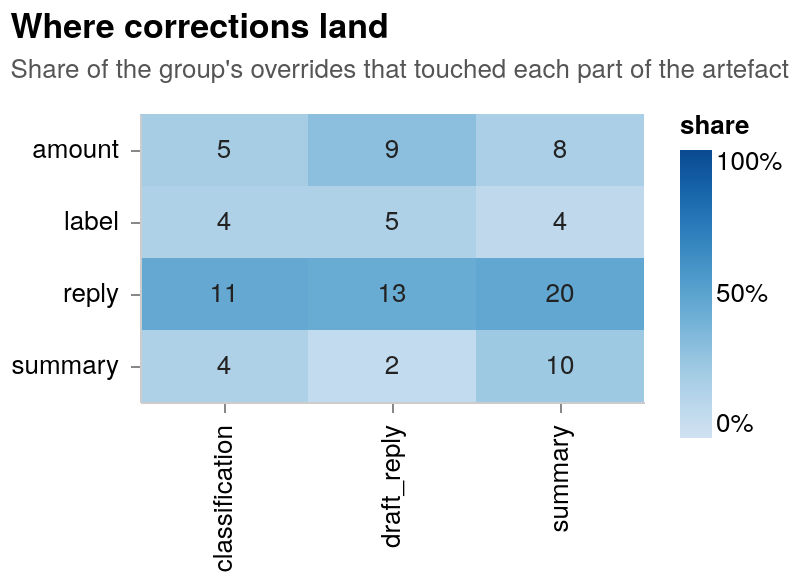

Here is the notebook cell this chart was saved with:
### Code cell
pictures["patch_heatmap"]

### Figure 1 — Vega-Lite specification as saved in the notebook (floating-point values rounded to 4 significant figures)
{"$schema": "https://vega.github.io/schema/vega-lite/v5.json", "config": {"axis": {"domainColor": "#cccccc", "gridColor": "#eeeeee", "labelFontSize": 13, "labelPadding": 6, "titleFontSize": 14, "titlePadding": 10}, "font": "Helvetica Neue, Helvetica, Arial, sans-serif", "legend": {"labelFontSize": 13, "symbolSize": 120, "titleFontSize": 13}, "title": {"anchor": "start", "fontSize": 17, "fontWeight": 600, "offset": 14, "subtitleColor": "#555555", "subtitleFontSize": 13, "subtitlePadding": 6}, "view": {"stroke": null}}, "data": {"values": [{"n": 11, "overrides": 24, "share": 0.4583, "task_kind": "classification", "top_path": "reply"}, {"n": 5, "overrides": 24, "share": 0.2083, "task_kind": "classification", "top_path": "amount"}, {"n": 4, "overrides": 24, "share": 0.1667, "task_kind": "classification", "top_path": "label"}, {"n": 4, "overrides": 24, "share": 0.1667, "task_kind": "classification", "top_path": "summary"}, {"n": 13, "overrides": 29, "share": 0.4483, "task_kind": "draft_reply", "top_path": "reply"}, {"n": 9, "overrides": 29, "share": 0.3103, "task_kind": "draft_reply", "top_path": "amount"}, {"n": 5, "overrides": 29, "share": 0.1724, "task_kind": "draft_reply", "top_path": "label"}, {"n": 2, "overrides": 29, "share": 0.06897, "task_kind": "draft_reply", "top_path": "summary"}, {"n": 20, "overrides": 42, "share": 0.4762, "task_kind": "summary", "top_path": "reply"}, {"n": 10, "overrides": 42, "share": 0.2381, "task_kind": "summary", "top_path": "summary"}, {"n": 8, "overrides": 42, "share": 0.1905, "task_kind": "summary", "top_path": "amount"}, {"n": 4, "overrides": 42, "share": 0.09524, "task_kind": "summary", "top_path": "label"}]}, "encoding": {"x": {"field": "task_kind", "title": null, "type": "nominal"}, "y": {"field": "top_path", "title": null, "type": "nominal"}}, "height": {"step": 36}, "layer": [{"encoding": {"color": {"field": "share", "legend": {"format": ".0%", "title": "share"}, "scale": {"domain": [0, 1], "scheme": "blues"}, "type": "quantitative"}, "tooltip": [{"field": "task_kind"}, {"field": "top_path", "title": "path"}, {"field": "n", "title": "overrides touching it"}, {"field": "overrides", "title": "overrides in group"}, {"field": "share", "format": ".0%"}]}, "mark": "rect"}, {"encoding": {"color": {"condition": {"test": "datum.share > 0.5", "value": "white"}, "value": "#222222"}, "text": {"field": "n"}}, "mark": {"fontSize": 13, "type": "text"}}], "title": {"subtitle": "Share of the group's overrides that touched each part of the artefact", "text": "Where corrections land"}, "usermeta": {"chap_analytics": {"chart": "patch_heatmap"}}, "width": {"step": 84}}
